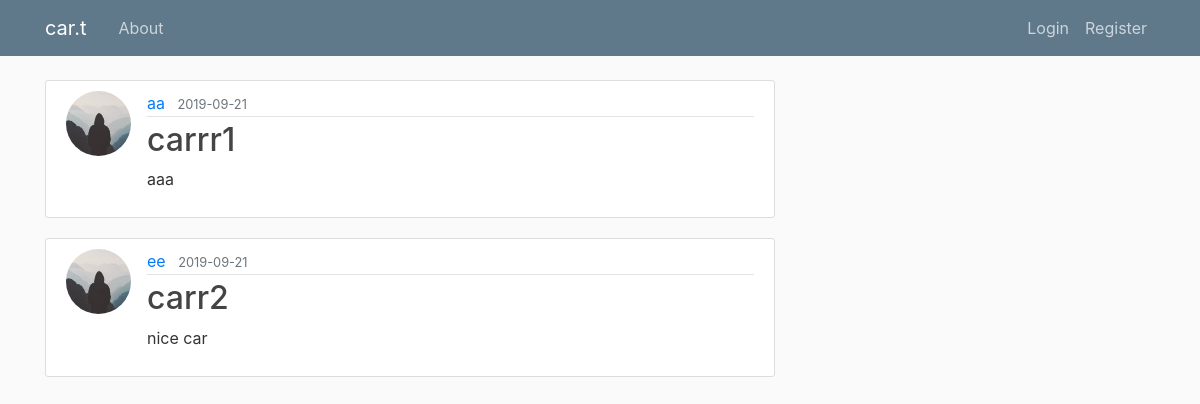
Before: /search with the older database file.
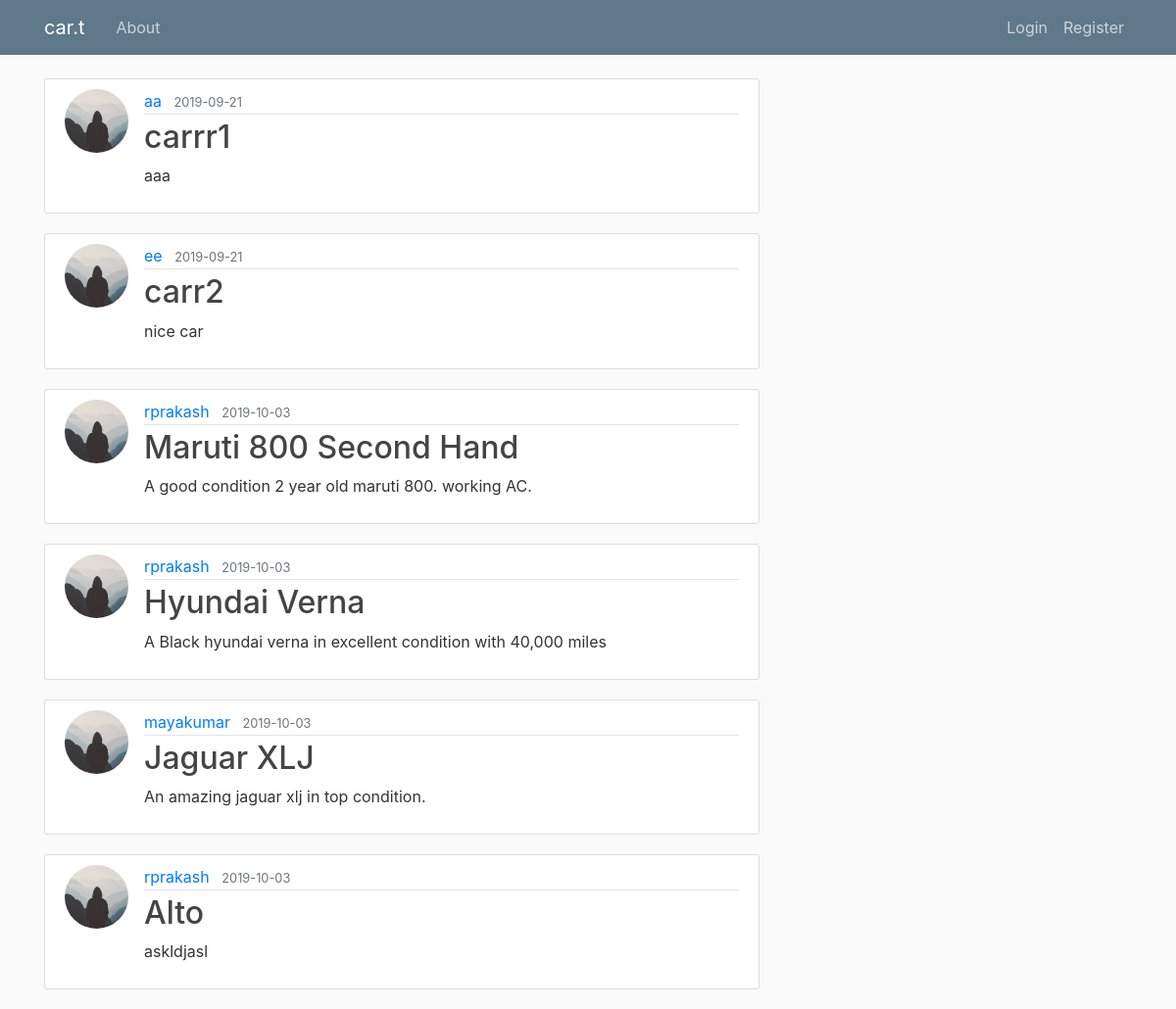
After: the same page with the newer database file.
### flaskblog/models.py (models this page shows, shortened)
class Car(db.Model):
    id = db.Column(db.Integer, primary_key=True)
    title = db.Column(db.String(100), nullable=False)
    date_posted = db.Column(db.DateTime, nullable=False, default=datetime.utcnow)
    content = db.Column(db.Text, nullable=False)
    image_file = db.Column(db.String(40), nullable=False, default='default_car.jpg')
    user_id = db.Column(db.Integer, db.ForeignKey('account.id'), nullable=False)
    location = db.Column(db.String(20),nullable=False)
    year = db.Column(db.Integer,nullable=False)
    kilometers_driven = db.Column(db.Integer,nullable=False)
    fuel_type= db.Column(db.String(20),nullable=False)
    transmission= db.Column(db.String(20),nullable=False)
    owner_type= db.Column(db.String(20),nullable=False)
    mileage = db.Column(db.String(20),nullable=False)
    engine =  db.Column(db.Integer,nullable=False)
    power =  db.Column(db.Integer,nullable=False)
    seats =   db.Column(db.Integer,nullable=False)
    brand=  db.Column(db.String,nullable=False)
    pred_price =  db.Column(db.Float,nullable=True)
    price = db.Column(db.Float,nullable=True)
    deal_type =  db.Column(db.String,nullable=True)

class Account(db.Model, UserMixin):
    id = db.Column(db.Integer, primary_key=True)
    username = db.Column(db.String(20), unique=True, nullable=False)
    email = db.Column(db.String(120), unique=True, nullable=False)
    image_file = db.Column(db.String(20), nullable=False, default='default.jpg')
    account_type = db.Column(db.String(20),nullable=False)
    password = db.Column(db.String(60), nullable=False)
    posts = db.relationship('Car', backref='author', lazy=True)

### flaskblog/routes.py (the view)
@app.route("/search",methods=['GET', 'POST'])
def search():
    quer=dict()
    nparr=[request.args.get('location'),request.args.get('fuel_type'),request.args.get('transmission'), request.args.get('owner_type'),
    request.args.get('brand'),request.args.get('kilometers_driven_start'),request.args.get('kilometers_driven_end')]
    l=['location','fuel_type','transmission','owner_type','brand','kilometers_driven_start','kilometers_driven_end']
    for i in range(len(nparr)-2):
        if nparr[i]!=None and nparr[i]!='None':
            quer[l[i]]=nparr[i]
    posts=Car.query.filter_by(**quer)
    if nparr[len(nparr)-2]!=None:
        posts2=Car.query.filter(Car.kilometers_driven >= int(nparr[len(nparr)-2]))
        posts=[item for item in posts if item in posts2]
    if nparr[len(nparr)-1]!=None:
        posts3=Car.query.filter(Car.kilometers_driven <= int(nparr[len(nparr)-1]))
        posts=[item for item in posts if item in posts3]
    return render_template('search.html', posts=posts)

### flaskblog/templates/search.html
{% extends "layout.html" %}
{% block content %}
    {% for post in posts %}
        <article class="media content-section">
          <img class="rounded-circle article-img" src="{{ url_for('static', filename='profile_pics/' + post.author.image_file) }}">
          <div class="media-body">
            <div class="article-metadata">
              <a class="mr-2" href="#">{{ post.author.username }}</a>
              <small class="text-muted">{{ post.date_posted.strftime('%Y-%m-%d') }}</small>
            </div>
            <h2><a class="article-title" href="{{ url_for('post', post_id=post.id) }}">{{ post.title }}</a></h2>
            <p class="article-content">{{ post.content }}</p>
          </div>
        </article>
    {% endfor %}
{% endblock content %}

Changed rows visible on the page:
added Car: image_file (placeholder picture), author.username "rprakash", date_posted "2019-10-03", title "Maruti 800 Second Hand", content "A good condition 2 year old maruti 800. working AC."
added Car: image_file (placeholder picture), author.username "rprakash", date_posted "2019-10-03", title "Hyundai Verna", content "A Black hyundai verna in excellent condition with 40,000 miles"
added Car: image_file (placeholder picture), author.username "mayakumar", date_posted "2019-10-03", title "Jaguar XLJ", content "An amazing jaguar xlj in top condition."
added Car: image_file (placeholder picture), author.username "rprakash", date_posted "2019-10-03", title "Alto", content "askldjasl"
